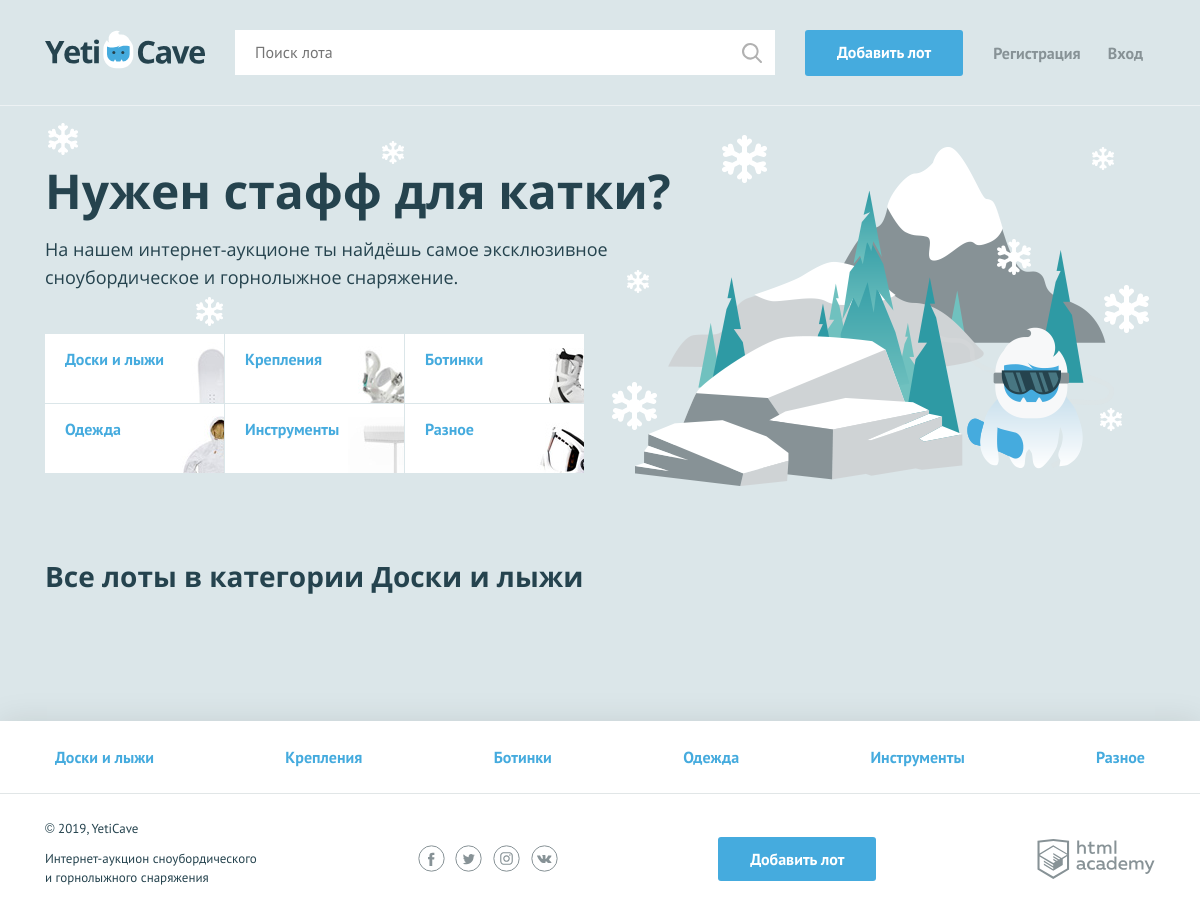
Page /index.php?id=1 on the committed database.
### tables this page shows
CREATE TABLE category(
    id INT NOT NULL AUTO_INCREMENT,
    title VARCHAR(40) UNIQUE NOT NULL,
    symbol_code VARCHAR(10) UNIQUE NOT NULL,
    PRIMARY KEY(id)
);

### helpers.php (called while the page is built, shortened)
<?php
function db_get_prepare_stmt($link, $sql, $data = []) {
    $stmt = mysqli_prepare($link, $sql);
    return $stmt;
}
function include_template($name, array $data = []) {
    $name = 'templates/' . $name;
    extract($data);
    require $name;
    $result = ob_get_clean();
    return $result;
}

### functions.php (called while the page is built, shortened)
<?php
require_once('helpers.php');
function category_list($link)
{
    $sql = 'SELECT id, title, symbol_code FROM category';
    return db_fetch_all_data($link, $sql);
}
function esc($str)
{
    return htmlspecialchars($str, ENT_QUOTES);
}
function db_fetch_all_data($link, $sql, $data = [])
{
    $stmt = db_get_prepare_stmt($link, $sql, $data);
    mysqli_stmt_execute($stmt);
    $res = mysqli_stmt_get_result($stmt);
    return ($res) ? mysqli_fetch_all($res, MYSQLI_ASSOC) : die('Ошибка соединения с БД');
}

### templates/main.php (the view, shortened to what this page needs)
<main class="container">
    <section class="promo">
        <h2 class="promo__title">Нужен стафф для катки?</h2>
        <p class="promo__text">На нашем интернет-аукционе ты найдёшь самое эксклюзивное сноубордическое и горнолыжное
            снаряжение.</p>
        <ul class="promo__list">
            <?php foreach ($categories as $value): ?>
                <li class="promo__item promo__item--<?= esc($value['symbol_code']) ?>">
                    <a class="promo__link"
                       href="index.php?id=<?= esc($value['id']); ?>"><?= esc($value['title']); ?></a>
                </li>
            <?php endforeach; ?>
        </ul>
    </section>
    <section class="lots">
        <div class="lots__header">
            <?php if (!empty($category_id)): ?>
                <h2>Все лоты в категории <?= $categories[$category_id - 1]['title']; ?></h2>
            <?php else: ?>
                <h2>Открытые лоты</h2>
            <?php endif; ?>
        </div>
    </section>
</main>

### templates/layout.php (shortened to what this page needs)
<!DOCTYPE html>
<html lang="ru">
<head>
    <link href="../css/normalize.min.css" rel="stylesheet">
    <link href="../css/style.css" rel="stylesheet">
    <link href="../css/flatpickr.min.css" rel="stylesheet">
</head>
<body>
<div class="page-wrapper">
    <header class="main-header">
        <div class="main-header__container container">
            <a class="main-header__logo">
                <img src="../img/logo.svg" width="160" height="39" alt="Логотип компании YetiCave">
            </a>
            <form class="main-header__search" method="get" action="search.php" autocomplete="off">
                <input type="search" name="search" placeholder="Поиск лота" value="<?= $_GET['search'] ?? '' ?>">
                <input class="main-header__search-btn" type="submit" name="find" value="Найти">
            </form>
            <a class="main-header__add-lot button" href="add.php">Добавить лот</a>
            <nav class="user-menu">
                <?php if (isset($_SESSION['user'])): ?>
                    <div class="user-menu__logged">
                        <p><?= $user_name; ?></p>
                        <a class="user-menu__bets" href="rates.php">Мои ставки</a>
                        <a class="user-menu__logout" href="logout.php">Выход</a>
                    </div>
                <?php else: ?>
                    <ul class="user-menu__list">
                        <li class="user-menu__item">
                            <a href="signup.php">Регистрация</a>
                        </li>
                        <li class="user-menu__item">
                            <a href="login.php">Вход</a>
                        </li>
                    </ul>
                <?php endif; ?>
            </nav>
        </div>
    </header>
    <?= $content; ?>
</div>
<footer class="main-footer">
    <nav class="nav">
        <ul class="nav__list container">
            <?php foreach ($categories as $value): ?>
                <li class="nav__item">
                    <a href="index.php?id=<?= esc($value['id']); ?>"><?= esc($value['title']); ?></a>
                </li>
            <?php endforeach; ?>
        </ul>
    </nav>
    <div class="main-footer__bottom container">
        <div class="main-footer__copyright">
            <p>© 2019, YetiCave</p>
            <p>Интернет-аукцион сноубордического и горнолыжного снаряжения</p>
        </div>
        <div class="main-footer__social social">
            <a class="social__link social__link--facebook" href="#">
            </a>
            <a class="social__link social__link--twitter" href="#">
            </a>
            <a class="social__link social__link--instagram" href="#">
            </a>
            <a class="social__link social__link--vkontakte" href="#">
            </a>
        </div>
        <a class="main-footer__add-lot button" href="add-lot.html">Добавить лот</a>
        <div class="main-footer__developed-by">
            <a class="logo-academy" href="https://htmlacademy.ru/intensive/php">
            </a>
        </div>
    </div>
</footer>
</body>
</html>

### rows in the picture
category: shows a picture, title "Доски и лыжи"
category: shows a picture, title "Крепления"
category: shows a picture, title "Ботинки"
category: shows a picture, title "Одежда"
category: shows a picture, title "Инструменты"
category: shows a picture, title "Разное"
